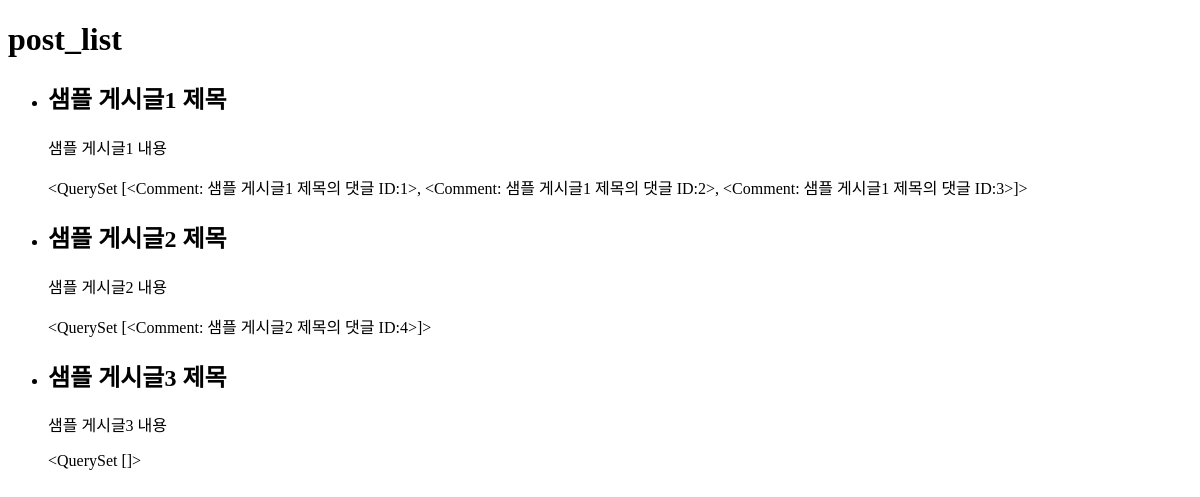
The app's page /posts/, older data.
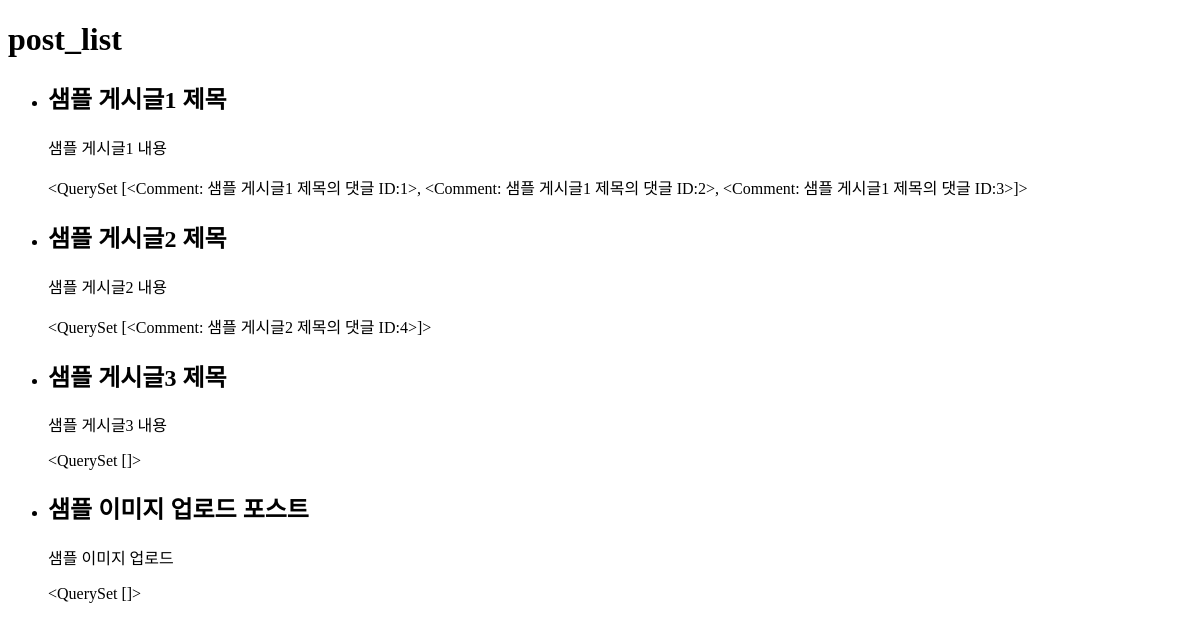
The same page, newer data.
### blog/models.py (models this page shows, shortened)
class Post(models.Model):
    title = models.CharField("포스트 제목", max_length=100)
    content = models.TextField("포스트 내용")
    thumbnail = models.ImageField("썸네일 이미지",
                                  upload_to="post", blank=True)

class Comment(models.Model):
    post = models.ForeignKey(Post, on_delete=models.CASCADE)
    content = models.TextField("댓글 내용")
    def __str__(self):
        return f"{self.post.title}의 댓글 ID:{self.id}"

### blog/views.py (the view)
# urls.py: path('posts/', post_list),
def post_list(request):
    posts = Post.objects.all()
    context = {
        'posts': posts,
    }
    return render(request,"post_list.html",context)

### templates/post_list.html (shortened to what this page needs)
<!DOCTYPE html>
<html lang="en">
<head>
</head>
<body>
<h1>post_list</h1>
    <ul>
        {% for post in posts %}
            <li>
                <h2>{{ post.title }}</h2>
                <p>{{ post.content }}</p>
            <div>{{ post.comment_set.all }}</div>
            </li>
        {% endfor %}
    </ul>
</body>
</html>

Row changes from the older to the newer data that the page shows:
added Post: title "샘플 이미지 업로드 포스트", content "샘플 이미지 업로드", comment_set.all "<QuerySet []>"
